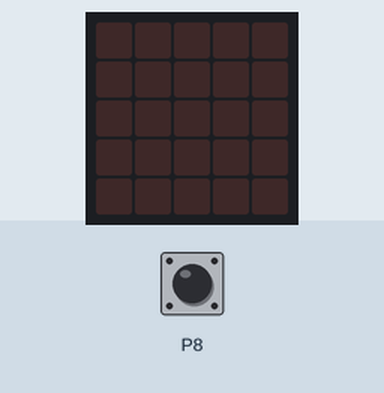
Recording of a program running on a simulated BBC micro:bit running MicroPython. Parts: the board's 5×5 LED display. The test bench sets the inputs (shaded band); at power-on: P8 HIGH.

Above: at 1.2 s.
1.3 s: P8 pulled LOW for 0.15 s
At 1.38 s:
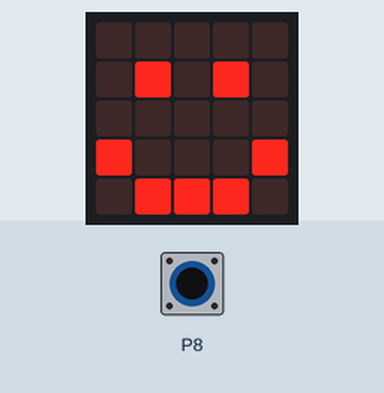
2.9 s: P8 pulled LOW for 3.2 s
Timing chart, 0 to 5.9 s (numbered marks = the images above; inputs shaded):
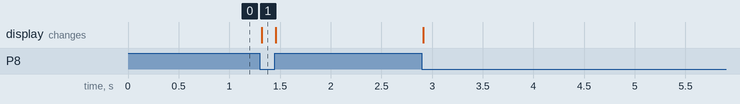

Measured:
- after the input at 1.3 s, the display: changes at once (image 1)

The program:

main.py
```python
from microbit import *

pin8.set_pull(pin8.PULL_UP)

while True:
    if pin8.read_digital() == 0:
        display.show(Image.HAPPY)
    else:
        display.clear()
    sleep(20)
```
